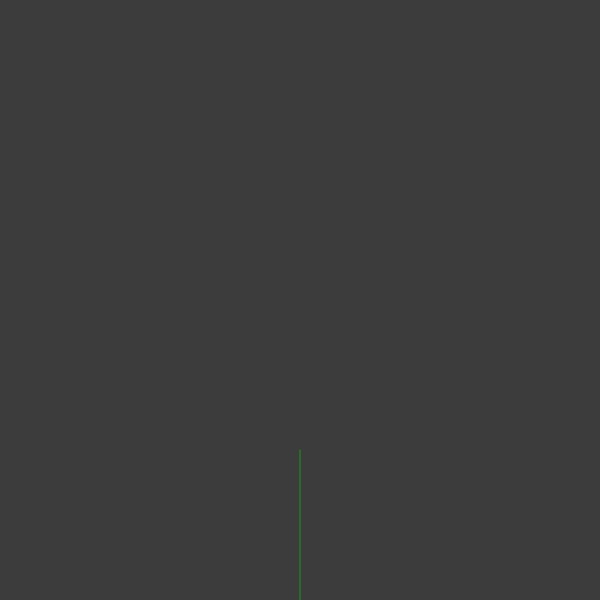
Frame 1 (no input)
Frame 60 (no input): identical to frame 1, image omitted
Frame 120 (the mouse pressed at the canvas centre since frame 60): identical to frame 1, image omitted

The p5.js sketch that drew this single still picture (run headless with seeded random() and noise() and a simulated clock; from frame 60 on, the mouse is pressed at the canvas centre):

// p5.js sketch
// ── sketch.js
var axiom="F";
var sentence=axiom;
var rule=[];
var len=150;
var anglee=24;



rule[0]={
			a:"F",
			//b:"FF+[+F-F-F]-[-F+F+F]"
			b:"FF+[+F-F-F]-[-F+F+F]"
			}
	// rule[1]=
	// {
	// 	a:"FF",
	// b:"F+[+F-F-F]-[-FFF+F+F]"
	// //	b:"FF+[+FF-F]-[-F-F+F]"
	// }

function generate()
	{
			len*=0.5;
		  var nextSentence="";

				for(var i=0;i<sentence.length;++i)
					{var current=sentence.charAt(i);
						var found=false;
					      for(var j=0;j<rule.length;++j){
										if(current==rule[j].a)
											{nextSentence+=rule[j].b;
												found=true;
												break;}
								}
								if(!found){
									nextSentence+=current;
								}
			}
			sentence=nextSentence;
			createP(sentence);
			turtle();
		}

function turtle()
						{
							angle=radians(anglee);
							background(60);
							resetMatrix();
							translate(width/2,height);
							//stroke(255);
							for(var i=0;i<sentence.length;++i){
								var current=sentence.charAt(i);
								stroke(0,random(200,255),0,random(100,255));
											if(current=="F")
														{line(0,0,0,-len);
														translate(0,-len);}
											else if(current=="+")
															rotate(angle);
											else if(current=="-")
														rotate(-angle);
												else if(current=="[")
																push();
												else if(current=="]")
														pop();
											}
		       		}



function setup() {

		createCanvas(600,600);

		 createP(axiom);
		 turtle();
		 var button =createButton("generate");
		 			button.mousePressed(generate);

}

function draw() {

}
